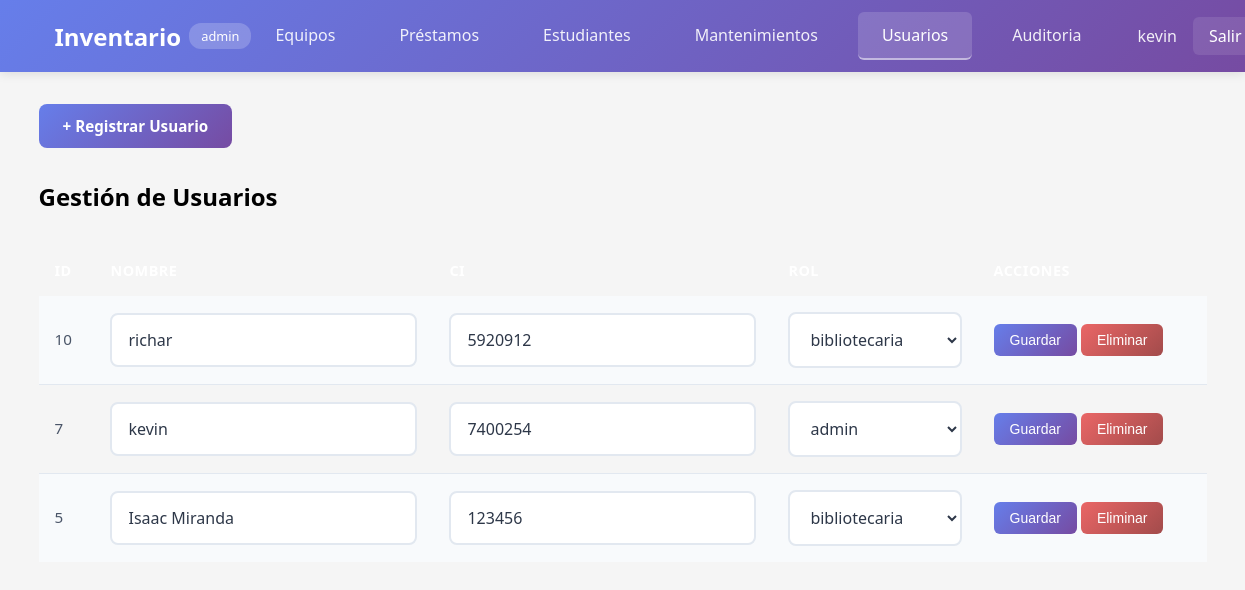
Page /public/usuarios_index.php (signed in) on the earlier database version.
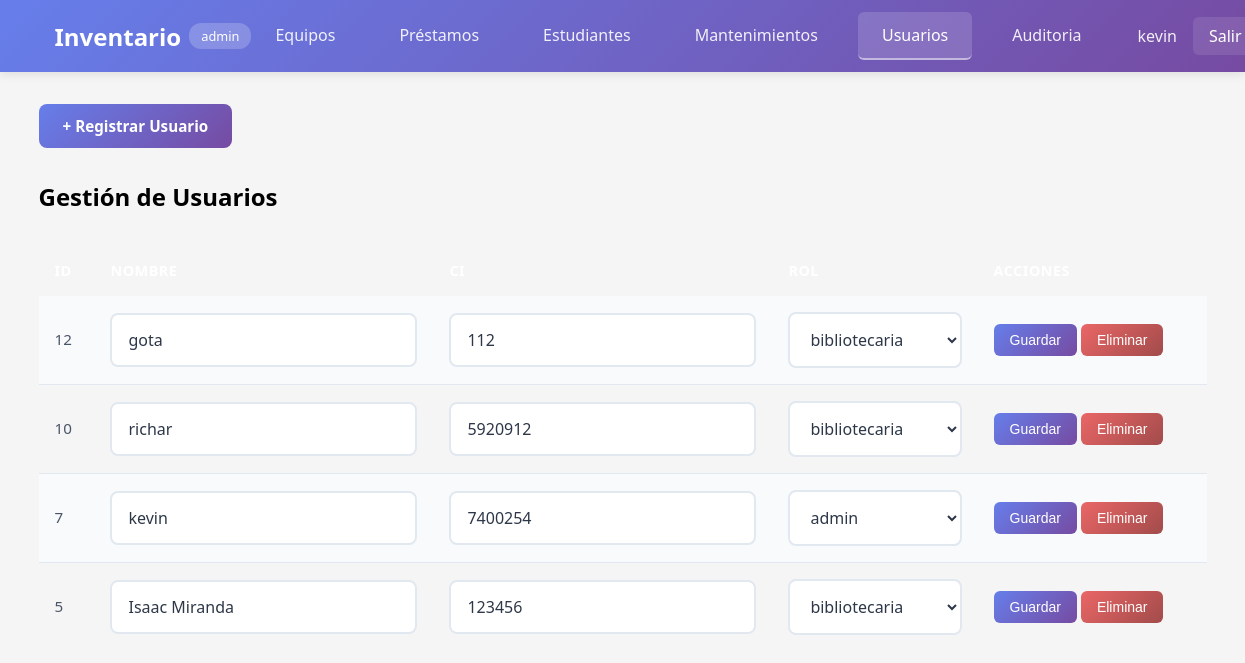
Same page on the later database version.
### tables this page shows
CREATE TABLE `usuarios` (
  `id` int(11) NOT NULL,
  `ci` varchar(20) NOT NULL,
  `email` varchar(150) NOT NULL,
  `nombre` varchar(120) NOT NULL,
  `password_hash` varchar(255) NOT NULL,
  `role_id` int(11) NOT NULL,
  `creado_en` timestamp NOT NULL DEFAULT current_timestamp()
);

CREATE TABLE `roles` (
  `id` int(11) NOT NULL,
  `nombre` varchar(50) NOT NULL
);

### init.php (called while the page is built, shortened)
<?php
function user()
{
  return $_SESSION['user'] ?? null;
}

### public/usuarios_index.php (the view, shortened to what this page needs)
<?php
require __DIR__ . '/../init.php';
$rol = user()['rol'];
$check_table_sql = "DESCRIBE usuarios";
$table_result = $mysqli->query($check_table_sql);
$table_structure = $table_result->fetch_all(MYSQLI_ASSOC);
$roles_sql = "SELECT id, nombre as rol FROM roles";
$roles_result = $mysqli->query($roles_sql);
$roles = $roles_result->fetch_all(MYSQLI_ASSOC);
$rol_field = 'role_id';
foreach ($table_structure as $field) {
  if (in_array($field['Field'], ['role_id', 'roles_id', 'rol_id', 'rol'])) {
    $rol_field = $field['Field'];
    break;
  }
}
$sql = "
  SELECT u.id, u.nombre, u.ci, u.$rol_field, r.nombre as rol_nombre
  FROM usuarios u
  JOIN roles r ON r.id = u.$rol_field
  ORDER BY u.creado_en DESC
";
try {
  $stmt = $mysqli->prepare($sql);
  $stmt->execute();
  $usuarios = $stmt->get_result()->fetch_all(MYSQLI_ASSOC);
} catch (Exception $e) {
  $error = "Error al cargar usuarios: " . $e->getMessage();
  $usuarios = [];
}
?>
<!doctype html>
<html lang="es">
<head>
  <link rel="stylesheet" href="../css/tabla_usuarios.css">
</head>
<body>
  <?php include __DIR__ . '/navbar.php'; ?>
  <div class="container">
    <div class="actions">
      <a class="btn" href="../auth/register.php">+ Registrar Usuario</a>
    </div>
    <h2>Gestión de Usuarios</h2>
    <table>
      <tr>
        <th>ID</th>
        <th>Nombre</th>
        <th>CI</th>
        <th>Rol</th>
        <th>Acciones</th>
      </tr>
      <?php foreach ($usuarios as $usuario): ?>
        <tr>
          <form method="post">
            <td><?= htmlspecialchars($usuario['id']) ?></td>
            <td><input type="text" name="nombre" value="<?= htmlspecialchars($usuario['nombre']) ?>"></td>
            <td><input type="text" name="ci" value="<?= htmlspecialchars($usuario['ci']) ?>"></td>
            <td>
              <select name="role_id">
                <?php foreach ($roles as $rol_option): ?>
                  <option value="<?= $rol_option['id'] ?>" <?= ($usuario[$rol_field] == $rol_option['id']) ? 'selected' : '' ?>>
                    <?= htmlspecialchars($rol_option['rol']) ?>
                  </option>
                <?php endforeach; ?>
              </select>
            </td>
            <td>
              <button type="submit" name="update">Guardar</button>
              <button type="submit" name="delete" onclick="return confirm('¿Seguro que quieres eliminar este usuario?')">Eliminar</button>
            </td>
          </form>
        </tr>
      <?php endforeach; ?>
    </table>
  </div>
</body>
</html>

### public/navbar.php (shortened to what this page needs)
<?php
function isActive($currentPage, $targetPage)
{
    return basename($_SERVER['PHP_SELF']) === $targetPage ? 'active' : '';
}
$currentPage = basename($_SERVER['PHP_SELF']);
?>
<!DOCTYPE html>
<html lang="es">
<head>
    <link rel="stylesheet" href="../css/navbar.css">
</head>
<body>
    <nav class="navbar">
        <div class="nav-container">
            <div class="nav-brand">
                <a href="/inventario_uni/" class="brand-link">Inventario</a>
                <span class="badge"><?= htmlspecialchars($rol) ?></span>
            </div>
            <ul class="nav-menu" id="nav-menu">
                <li class="nav-item"><a href="/inventario_uni/public/equipos_index.php" class="nav-link <?= isActive($currentPage, 'equipos_index.php') ?>">Equipos</a></li>
                <li class="nav-item"><a href="/inventario_uni/public/prestamos_index.php" class="nav-link <?= isActive($currentPage, 'prestamos_index.php') ?>">Préstamos</a></li>
                <li class="nav-item"><a href="/inventario_uni/public/estudiantes_listar.php" class="nav-link <?= isActive($currentPage, 'estudiantes_listar.php') ?>">Estudiantes</a></li>
                <li class="nav-item"><a href="/inventario_uni/public/mantenimientos.php" class="nav-link <?= isActive($currentPage, 'mantenimientos.php') ?>">Mantenimientos</a></li>
                <?php if ($rol === 'admin'): ?>
                    <li class="nav-item"><a href="/inventario_uni/public/usuarios_index.php" class="nav-link <?= isActive($currentPage, 'usuarios_index.php') ?>">Usuarios</a></li>
                <?php endif; ?>
                <li class="nav-item"><a href="/inventario_uni/public/auditoria.php" class="nav-link <?= isActive($currentPage, 'auditoria.php') ?>">Auditoria</a></li>
                <li class="nav-item nav-user">
                    <span class="user-name"><?= htmlspecialchars(user()['nombre']) ?></span>
                    <a href="/inventario_uni/auth/logout.php" class="logout-btn">Salir</a>
                </li>
            </ul>
        </div>
    </nav>
</body>
</html>

Differences in the rows shown:
added usuarios: id "12", nombre "gota", ci "112", role_id "bibliotecaria"
